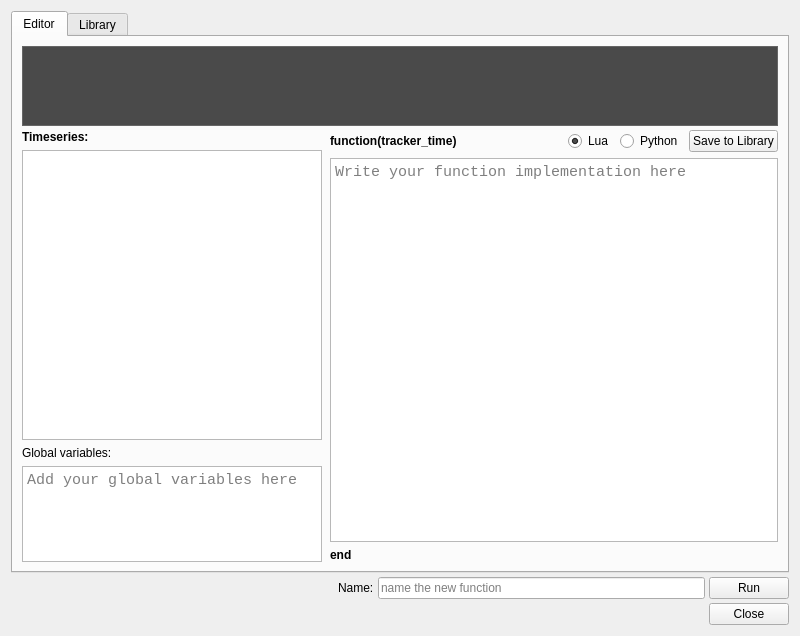
<?xml version="1.0" encoding="UTF-8"?>
<ui version="4.0">
 <class>LuaEditorDialog</class>
 <widget class="QWidget" name="LuaEditorDialog">
  <property name="windowTitle">
   <string>Reactive Script Editor</string>
  </property>
  <property name="minimumSize">
   <size><width>800</width><height>550</height></size>
  </property>
  <layout class="QVBoxLayout" name="mainLayout">
   <property name="spacing"><number>4</number></property>

   <item>
    <widget class="QTabWidget" name="main_tabs">
     <property name="currentIndex"><number>0</number></property>

     <!-- ==================== Tab 0: Editor ==================== -->
     <widget class="QWidget" name="editorTab">
      <attribute name="title"><string>Editor</string></attribute>
      <layout class="QVBoxLayout" name="editorTabLayout">
       <property name="spacing"><number>4</number></property>

       <!-- Terminal output (dark, full width, top) -->
       <item>
        <widget class="QPlainTextEdit" name="terminal_output">
         <property name="sizePolicy">
          <sizepolicy hsizetype="Expanding" vsizetype="Maximum">
           <horstretch>0</horstretch><verstretch>0</verstretch>
          </sizepolicy>
         </property>
         <property name="minimumSize">
          <size><width>0</width><height>12</height></size>
         </property>
         <property name="maximumSize">
          <size><width>16777215</width><height>80</height></size>
         </property>
         <property name="font">
          <font><family>Monospace</family><pointsize>10</pointsize></font>
         </property>
         <property name="styleSheet">
          <string notr="true">QPlainTextEdit {
    background-color: #4a4a4a;
    color: #f0f0f0;
    border: 1px solid #666;
    font-family: "Monospace";
}
QScrollBar:vertical {
    background: #2b2b2b;
    width: 10px;
}
QScrollBar::handle:vertical {
    background: #555;
    border-radius: 4px;
}</string>
         </property>
         <property name="readOnly"><bool>true</bool></property>
         <property name="maximumBlockCount"><number>500</number></property>
        </widget>
       </item>

       <!-- Two-column layout -->
       <item>
        <layout class="QHBoxLayout" name="columnsLayout">
         <property name="spacing"><number>8</number></property>

         <!-- Left column: Timeseries + Global variables -->
         <item>
          <widget class="QWidget" name="leftPanel" native="true">
           <property name="minimumSize">
            <size><width>200</width><height>0</height></size>
           </property>
           <property name="maximumSize">
            <size><width>300</width><height>16777215</height></size>
           </property>
           <layout class="QVBoxLayout" name="leftLayout">
            <property name="leftMargin"><number>0</number></property>
            <property name="topMargin"><number>0</number></property>
            <property name="rightMargin"><number>0</number></property>
            <property name="bottomMargin"><number>0</number></property>

            <item>
             <widget class="QLabel" name="seriesTitle">
              <property name="text"><string>Timeseries:</string></property>
              <property name="font"><font><bold>true</bold></font></property>
             </widget>
            </item>
            <item>
             <widget class="QListWidget" name="series_list">
              <property name="sizePolicy">
               <sizepolicy hsizetype="Expanding" vsizetype="Expanding">
                <horstretch>0</horstretch><verstretch>3</verstretch>
               </sizepolicy>
              </property>
             </widget>
            </item>
            <item>
             <widget class="QLabel" name="globalLabel">
              <property name="text"><string>Global variables:</string></property>
             </widget>
            </item>
            <item>
             <widget class="QPlainTextEdit" name="global_editor">
              <property name="sizePolicy">
               <sizepolicy hsizetype="Expanding" vsizetype="Expanding">
                <horstretch>0</horstretch><verstretch>1</verstretch>
               </sizepolicy>
              </property>
              <property name="font">
               <font><family>Monospace</family><pointsize>11</pointsize></font>
              </property>
              <property name="placeholderText">
               <string>Add your global variables here</string>
              </property>
             </widget>
            </item>

           </layout>
          </widget>
         </item>

         <!-- Right column: Code editor -->
         <item>
          <widget class="QWidget" name="rightPanel" native="true">
           <layout class="QVBoxLayout" name="rightLayout">
            <property name="leftMargin"><number>0</number></property>
            <property name="topMargin"><number>0</number></property>
            <property name="rightMargin"><number>0</number></property>
            <property name="bottomMargin"><number>0</number></property>

            <!-- Function header: label + language radios + save to library button -->
            <item>
             <layout class="QHBoxLayout" name="funcHeaderLayout">
              <item>
               <widget class="QLabel" name="funcLabel">
                <property name="text"><string>function(tracker_time)</string></property>
                <property name="font"><font><bold>true</bold></font></property>
               </widget>
              </item>
              <item>
               <spacer name="funcHeaderSpacer">
                <property name="orientation"><enum>Qt::Horizontal</enum></property>
                <property name="sizeHint" stdset="0">
                 <size><width>40</width><height>20</height></size>
                </property>
               </spacer>
              </item>
              <item>
               <widget class="QRadioButton" name="radio_lua">
                <property name="text"><string>Lua</string></property>
                <property name="checked"><bool>true</bool></property>
               </widget>
              </item>
              <item>
               <widget class="QRadioButton" name="radio_python">
                <property name="text"><string>Python</string></property>
               </widget>
              </item>
              <item>
               <widget class="QPushButton" name="save_button">
                <property name="text"><string>Save to Library</string></property>
               </widget>
              </item>
             </layout>
            </item>

            <!-- Main code editor -->
            <item>
             <widget class="QPlainTextEdit" name="code_editor">
              <property name="sizePolicy">
               <sizepolicy hsizetype="Expanding" vsizetype="Expanding">
                <horstretch>0</horstretch><verstretch>1</verstretch>
               </sizepolicy>
              </property>
              <property name="font">
               <font><family>Monospace</family><pointsize>11</pointsize></font>
              </property>
              <property name="placeholderText">
               <string>Write your function implementation here</string>
              </property>
             </widget>
            </item>

            <!-- end label -->
            <item>
             <widget class="QLabel" name="endLabel">
              <property name="text"><string>end</string></property>
              <property name="font"><font><bold>true</bold></font></property>
             </widget>
            </item>

           </layout>
          </widget>
         </item>

        </layout>
       </item>

      </layout>
     </widget>

     <!-- ==================== Tab 1: Library ==================== -->
     <widget class="QWidget" name="libraryTab">
      <attribute name="title"><string>Library</string></attribute>
      <layout class="QVBoxLayout" name="libraryTabLayout">

       <item>
        <widget class="QLineEdit" name="library_search">
         <property name="placeholderText"><string>Search snippets...</string></property>
        </widget>
       </item>
       <item>
        <widget class="QListWidget" name="library_list">
         <property name="minimumSize">
          <size><width>0</width><height>150</height></size>
         </property>
        </widget>
       </item>
       <item>
        <widget class="QLabel" name="previewLabel">
         <property name="text"><string>Preview:</string></property>
         <property name="font"><font><bold>true</bold></font></property>
        </widget>
       </item>
       <item>
        <widget class="QPlainTextEdit" name="library_preview">
         <property name="minimumSize">
          <size><width>0</width><height>120</height></size>
         </property>
         <property name="font">
          <font><family>Monospace</family><pointsize>10</pointsize></font>
         </property>
         <property name="readOnly"><bool>true</bool></property>
        </widget>
       </item>
       <item>
        <layout class="QHBoxLayout" name="libraryButtonLayout">
         <item>
          <widget class="QPushButton" name="library_use">
           <property name="text"><string>Use</string></property>
          </widget>
         </item>
         <item>
          <widget class="QPushButton" name="library_delete">
           <property name="text"><string>Delete</string></property>
          </widget>
         </item>
         <item>
          <spacer name="libraryButtonSpacer">
           <property name="orientation"><enum>Qt::Horizontal</enum></property>
           <property name="sizeHint" stdset="0">
            <size><width>40</width><height>20</height></size>
           </property>
          </spacer>
         </item>
        </layout>
       </item>

      </layout>
     </widget>

    </widget>
   </item>

   <!-- Bottom bar: Name + Run + Close -->
   <item>
    <layout class="QHBoxLayout" name="bottomBarLayout">
     <item>
      <spacer name="bottomLeftSpacer">
       <property name="orientation"><enum>Qt::Horizontal</enum></property>
       <property name="sizeHint" stdset="0">
        <size><width>40</width><height>20</height></size>
       </property>
      </spacer>
     </item>
     <item>
      <widget class="QLabel" name="nameLabel">
       <property name="text"><string>Name:</string></property>
      </widget>
     </item>
     <item>
      <widget class="QLineEdit" name="function_name">
       <property name="minimumSize">
        <size><width>200</width><height>0</height></size>
       </property>
       <property name="placeholderText"><string>name the new function</string></property>
      </widget>
     </item>
     <item>
      <widget class="QPushButton" name="run_button">
       <property name="text"><string>Run</string></property>
      </widget>
     </item>
    </layout>
   </item>

   <item>
    <widget class="QDialogButtonBox" name="buttonBox">
     <property name="standardButtons">
      <set>QDialogButtonBox::Close</set>
     </property>
    </widget>
   </item>

  </layout>
 </widget>
</ui>
